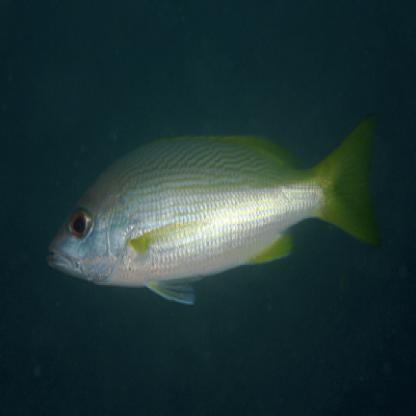
#> input picture FishDataset12_png.rf.12a2d25995702339cc4f2bf69d58cfaf.jpg, 416 x 416 px, given in place of video_test.mp4, which was not available
$ jupyter execute 'Background Subtraction for tracking object .ipynb'
#> lines starting #> are read from the running program, lines starting #| are printed output that depends on the picture; after the words box and inside, x2 and y2 are one past the last pixel; in counts of white or black regions, pixels touching at a corner belong together; pictures that were not available may be replaced by others from this repository, and a replacement may not be noted
[cell 1]
import cv2
import numpy as np

cap=cv2.VideoCapture("C:\\Users\\siraj\\UB_prototypes\\Yolo projects\\Yolov5\\video_test.mp4")
frame_width = int(cap.get(3)//3)
frame_height = int(cap.get(4)//3)
size = (frame_width, frame_height)

_,first_frame=cap.read()
#> first_frame is the input picture: shape (416, 416, 3); mean B, G, R 54.4, 53.4, 31.5
first_gray=cv2.cvtColor(first_frame,cv2.COLOR_BGR2GRAY)
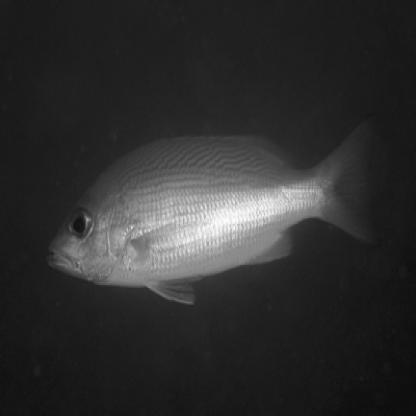
#> first_gray: shape (416, 416); min 13, max 254, mean 46.9

while True:
    _,frame=cap.read()
    frame=cv2.resize(frame,size)
    first_gray=cv2.resize(first_gray,size)
#> first_gray: shape (138, 138)
    gray_frame=cv2.cvtColor(frame,cv2.COLOR_BGR2GRAY)
    gray_frame=cv2.resize(gray_frame,size)
    first_gray=cv2.GaussianBlur(first_gray, (5,5), 0)
    gray_frame=cv2.GaussianBlur(gray_frame, (5,5), 0)
    difference=cv2.absdiff(first_gray,gray_frame)
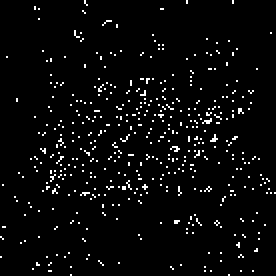
#> difference: shape (138, 138) (shown 2 times larger); values 0 (black) and 1 (white), 3.6% white in thin lines or dots
    ret,difference=cv2.threshold(difference, 25, 255, cv2.THRESH_BINARY)
#> difference: shape (138, 138); every value is 0

    #cv2.imshow("First frame", first_frame)
    #cv2.imshow("Frame", frame)
    cv2.imshow("dife", difference)
    key=cv2.waitKey(25)
#> (key Esc is pressed here)
    if key==27:
        break

cap.release()
cv2.destroyAllWindows()

[cell 2]
import cv2
import numpy as np

cap=cv2.VideoCapture("C:\\Users\\siraj\\UB_prototypes\\Yolo projects\\Yolov5\\video_test.mp4")
frame_width = int(cap.get(3)//3)
frame_height = int(cap.get(4)//3)
size = (frame_width, frame_height)
subtractor=cv2.createBackgroundSubtractorMOG2(varThreshold = 30)

while True:
    _,frame=cap.read()
    mask=subtractor.apply(frame)
#> mask: shape (416, 416); every value is 127
    frame=cv2.resize(frame,size)
    mask=cv2.resize(mask,size)
#> mask: shape (138, 138); every value is 127
    contours, hierarchy = cv2.findContours(mask,cv2.RETR_EXTERNAL, cv2.CHAIN_APPROX_NONE)
#> contours = 1 contour; box (x1, y1, x2, y2) and area: (0, 0, 138, 138) 18769
    for c in contours:
        area = cv2.contourArea(c)
        print("area",area)
        if (area>400):
            x,y,w,h = cv2.boundingRect(c)
            cv2.rectangle(frame,(x,y),(x+w,y+h),(0,255,0),2)
#> this loop made 1 pass
#> (area, x, y, w, h) on pass 1: (18769, 0, 0, 138, 138)
#| area 18769.0
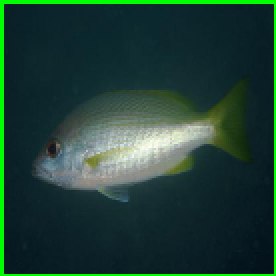
#> frame: shape (138, 138, 3) (shown 2 times larger); mean B, G, R 52.7, 62.9, 31.1
    cv2.imshow("Frame",frame)
    cv2.imshow("Mask",mask)
    key=cv2.waitKey(25)
#> (key Esc is pressed here)
    if key==27:
        break

cap.release()
cv2.destroyAllWindows()
